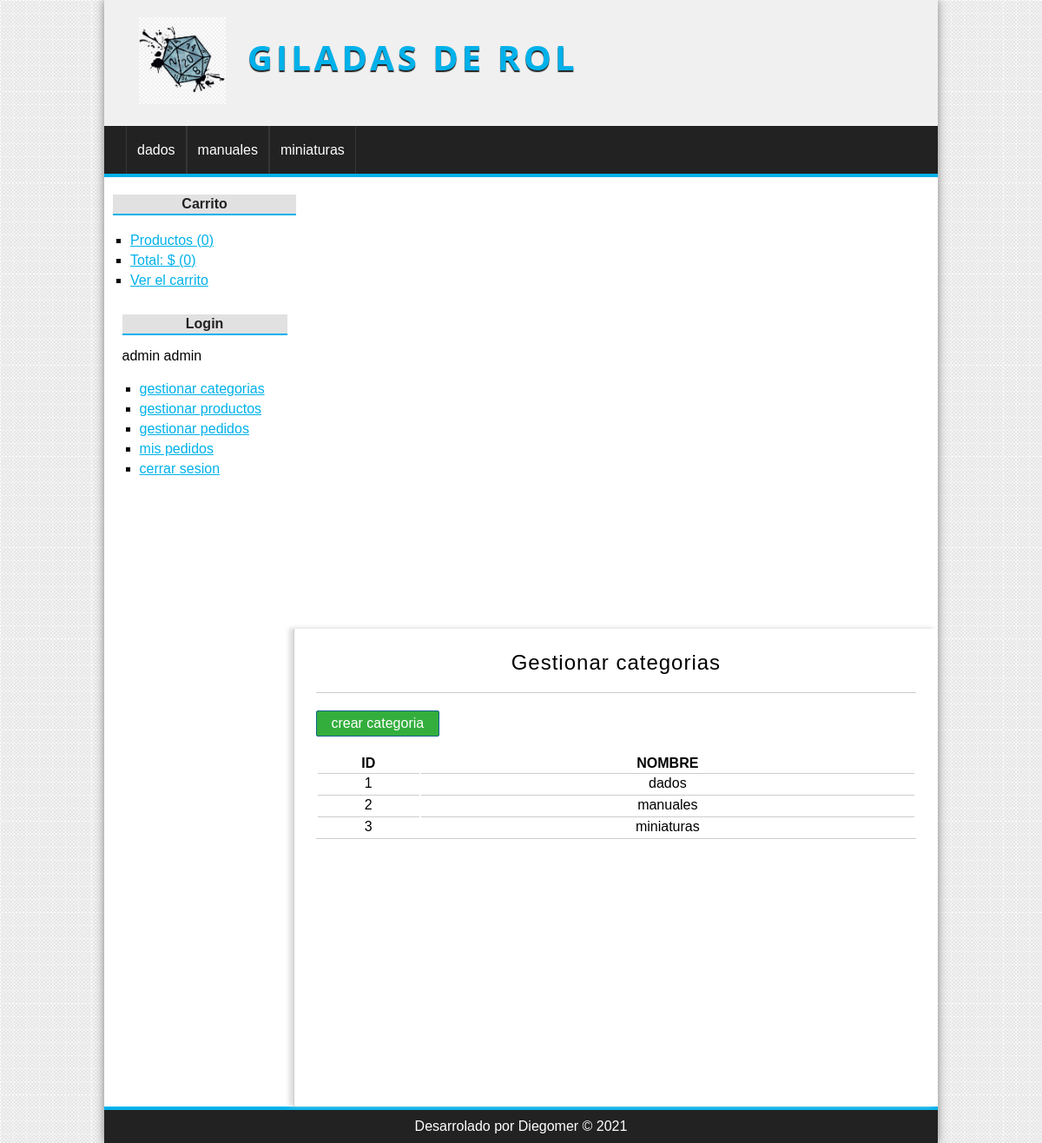
/category/index (signed in), run on the app's committed database.
### tables this page shows
CREATE TABLE IF NOT EXISTS Categories(
Id              int(255) auto_increment not null,
CategoryName    varchar(100) not null,
CONSTRAINT pk_Categories PRIMARY KEY(Id)
);

### config/db.php (called while the page is built)
<?php
class Database{
    public static function connect(){
        $db = new mysqli('localhost', 'root', '', 'ECommercePrueba');
        $db->query("SET NAMES 'utf8'");
        return $db;
    }
}

### helpers/utils.php (called while the page is built, shortened)
<?php
class Utils{
    public static function showCategoriesMenu(){
        require_once 'controllers/CategoryController.php';
        $category = new category();
        $categories = $category->GetAll();
        return $categories;
    }
    public static function cartStats(){
        $cartStats = array(
            'total' => 0,
            'count' => 0
        );
        return $cartStats;
    }
}

### models/category.php (called while the page is built, shortened)
<?php
class category{
    private $db;
    public function __construct()
    {
        $this->db = Database::connect();
    }
    public function getAll(){
        $query = 'SELECT * FROM Categories;';
        $categories = $this->db->query($query);
        return $categories;
    }
}

### controllers/CategoryController.php (called while the page is built, shortened)
<?php
require_once 'models/category.php';
class categoryController{
    public function index(){
        $category = new category();
        $categories = $category->getAll();
        require_once 'views/category/index.php';
    }
}

### views/category/index.php (the view)
<h1>Gestionar categorias</h1>
<a href="<?=base_url?>category/create" class="button button-small">
    crear categoria
</a>
<table>
    <tr>
        <th>ID</th>
        <th>NOMBRE</th>
    </tr>
    <?php while($cat = $categories->fetch_object()): ?>
    <tr>
        <td>
            <?= $cat->Id; ?>
        </td>
        <td>
            <?= $cat->CategoryName; ?>
        </td>
    </tr>
    <?php endwhile; ?>
</table>

### views/layout/header.php (shortened to what this page needs)
<!DOCTYPE html>
<html>
    <head>
        <link rel="stylesheet" href="<?=base_url?>assets/css/styles/styles.css"/>
    </head>
    <body>
        <div id="container">
            <header id="header">
                <div id="logo">
                    <img src="<?=base_url?>assets/img/dado.jpg" alt="logo"/>
                    <a href="index.php">
                        Giladas de rol
                    </a>
                </div>
            </header>
            <?php $categories =  Utils::showCategoriesMenu() ?>
            <nav id="menu">
                <ul>
                    <?php while($category = $categories->fetch_object()): ?>
                        <li>
                            <a href="<?=base_url?>category/productsByCategory&id=<?=$category->Id?>"><?= $category->CategoryName ?></a>
                        </li>
                    <?php endwhile;?>
                </ul>
            </nav>

### views/layout/sidebar.php
<div id="contenido">
    <aside id="lateral">
        <div class="cart-aside">
            <h3>Carrito</h3>
            <?php $cartStats = Utils::cartStats()?>
            <ul>
                <li>
                    <a href="<?=base_url?>cart/index"> Productos (<?= $cartStats['count']?>)</a>
                </li>
                <li>
                    <a href="<?=base_url?>cart/index"> Total: $ (<?= $cartStats['total']?>)</a>
                </li>
                <li>
                    <a href="<?=base_url?>cart/index"> Ver el carrito</a>
                </li>
            </ul>
        </div>
        <div id="login" class="block_aside">
            <h3>Login</h3>
            <?php if(!isset($_SESSION['identity'])): ?>
                <form action="<?=base_url?>user/login" method="POST">
                    <label for="email">email</label>
                    <input type="email" name="email">
                    <label for="password">password</label>
                    <input type="password" name="password">
                    <input type="submit" value="enviar">
                </form>
            <?php else: ?>
                <?= $_SESSION['identity']->UserName ?> <?= $_SESSION['identity']->UserLastName ?></h3>
            <?php endif;  ?>
            <ul>
                <?php if(isset($_SESSION['admin'])): ?>
                    <li><a href="<?=base_url?>category/index">gestionar categorias</a></li>
                    <li><a href="<?=base_url?>product/manageProducts">gestionar productos</a></li>
                    <li><a href="<?=base_url?>orders/manageOrders">gestionar pedidos</a></li>
                <?php endif; ?>
                <?php if(isset($_SESSION['identity'])): ?>
                    <li><a href="#">mis pedidos</a></li>
                    <li><a href="<?=base_url?>user/logout">cerrar sesion</a></li>
                <?php else: ?>
                    <li><a href="<?=base_url?>user/register">registrate aqui</a></li>
                <?php endif; ?>
            </ul>
        </div>
    </aside>
    <div id="central">

### index.php (shortened to what this page needs)
<?php
require_once 'helpers/utils.php';
require_once 'config/db.php';
require_once 'views/layout/header.php';
require_once 'views/layout/sidebar.php';
if (isset($_GET['controller']))
{
    $name_controller = $_GET['controller'] . 'controller';
}
elseif(!isset ($_GET['controller']) && !isset ($_GET['action']))
{
    $name_controller = controller_default;
}
else
{
    show_error();
    exit();
}
if(class_exists($name_controller))
{
    $controller = new $name_controller();
    if(isset($_GET['action']) && method_exists($controller, $_GET['action']) )
    {
        $action = $_GET['action'];
        $controller->$action();
    }
    elseif(!isset ($_GET['controller']) && !isset ($_GET['action']))
    {
        $action_default = action_default;
        $controller->$action_default();
    }
    else
    {
        show_error();
    }
}
else
{
    show_error();
}
require_once 'views/layout/footer.php';

### views/layout/footer.php
            </div>
</div>
            <footer id="footer">
                <p>Desarrolado por Diegomer &COPY; <?= date('Y') ?> </p>
            </footer>
        </div>
    </body>
</html>

### assets/css/styles/styles.css (style rules this page uses)
* { padding: 0px; margin: 0px; font-family: sans-serif, Helvetica, Arial; }
body { background: url(../img/bg.png); }
a { color: #01B1EA; }
table { text-align: center; width: 100%; border-bottom: 1px solid #ccc; }
td { border-top: 1px solid #ccc; padding: 2px; }
#container { width: 80%; margin: 0px auto; box-shadow: 0px 0px 10px gray; background: white; }
#header { height: 145px; background: #F0F0F0; }
#logo { padding: 20px; margin-left: 20px; float:left; }
#logo img { float:left; height: 100px; }
#logo a { float:left; font-size: 40px; letter-spacing: 4px; font-family: 'Open Sans', Helvetica, Arial; text-transform: uppercase; color: #01B1EA; font-weight: bold; text-decoration: none; margin-top: 18px; margin-left: 25px; text-shadow: 0px 2px 1px #222222; transition: all 300ms; }
#menu { clear:both; background: #222; color: white; height: 55px; border-bottom: 4px solid #01B1EA; }
#menu ul { list-style: none; text-decoration: none; margin: 0px auto; margin-left: 25px; }
#menu ul li { line-height: 55px; float:left; border-right: 1px solid #363636; }
#menu a { display: block; color: white; text-decoration: none; padding-left: 12px; padding-right: 12px; transition: all 300ms; }
#menu a:first-child { border-left: 1px solid #363636; }
#lateral { width: 22%; min-height: 500px; float: left; margin-top:20px; margin-left: 10px; }
#lateral .block_aside { display: block; width: 90%; margin: 5px auto; padding: 10px; }
#lateral h3 { display: block; color: #222; width: 100%; text-align: center; padding-top: 2px; padding-bottom: 2px; margin-bottom: 15px; font-size: 16px; font-weight: bold; background: #E1E1E1; border-bottom: 2px solid #01B1EA; }
#lateral ul { margin-top: 20px; margin-bottom: 20px; }
#lateral ul li { list-style: square; margin-left: 20px; margin-top: 5px; margin-bottom: 5px; }
input[type="button"], input[type="submit"], button, .button { display: block; border-radius: 2px; width: auto; padding: 5px; padding-left: 10px; padding-right: 10px; color: white; background: #2979CD; border: 1px solid #11608E; cursor:pointer; }
.button { background: #33AE3D; color: white !important; text-decoration: none; }
.button-small { width: 120px; text-align: center; margin-bottom: 20px; }
#central { width: 72%; min-height: 500px; float: right; border-left: 1px solid #ccc; box-shadow: -5px -1px 5px #ddd; padding:25px; }
#central h1 { font-size: 24px; font-weight: normal; letter-spacing: 1px; text-align: center; border-bottom: 1px solid #ccc; margin-bottom: 20px; padding: 20px; padding-top: 0px; }
#footer { clear: both; text-align: center; padding-top:10px; padding-bottom: 10px; color: white; background: #222222; border-top: 4px solid #01B1EA; }

### data on the page
categories: CategoryName "dados", Id "1"
categories: CategoryName "manuales", Id "2"
categories: CategoryName "miniaturas", Id "3"

### other printed values
$cartStats['count'] "0"
$cartStats['total'] "0"
$_SESSION['identity']->UserName "admin"
$_SESSION['identity']->UserLastName "admin"
